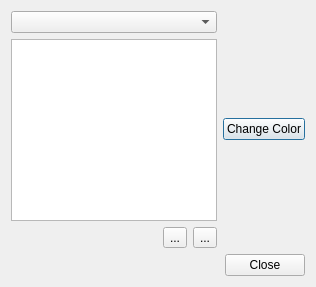
<?xml version="1.0" encoding="UTF-8"?>
<ui version="4.0">
 <class>ACMaterialEditor</class>
 <widget class="QDialog" name="ACMaterialEditor">
  <property name="geometry">
   <rect>
    <x>0</x>
    <y>0</y>
    <width>316</width>
    <height>287</height>
   </rect>
  </property>
  <property name="windowTitle">
   <string>Dialog</string>
  </property>
  <layout class="QVBoxLayout" name="verticalLayout_2">
   <item>
    <layout class="QHBoxLayout" name="horizontalLayout_2">
     <item>
      <layout class="QVBoxLayout" name="verticalLayout">
       <item>
        <widget class="QComboBox" name="materialCombo"/>
       </item>
       <item>
        <widget class="QListWidget" name="layerList"/>
       </item>
       <item>
        <layout class="QHBoxLayout" name="horizontalLayout">
         <item>
          <spacer name="horizontalSpacer">
           <property name="orientation">
            <enum>Qt::Horizontal</enum>
           </property>
           <property name="sizeHint" stdset="0">
            <size>
             <width>40</width>
             <height>20</height>
            </size>
           </property>
          </spacer>
         </item>
         <item>
          <widget class="QToolButton" name="addLayerButton">
           <property name="toolTip">
            <string>Add Layer</string>
           </property>
           <property name="text">
            <string>...</string>
           </property>
          </widget>
         </item>
         <item>
          <widget class="QToolButton" name="delLayerButton">
           <property name="toolTip">
            <string>Delete Layer</string>
           </property>
           <property name="text">
            <string>...</string>
           </property>
          </widget>
         </item>
        </layout>
       </item>
      </layout>
     </item>
     <item>
      <widget class="QPushButton" name="changeColor">
       <property name="text">
        <string>Change Color</string>
       </property>
      </widget>
     </item>
    </layout>
   </item>
   <item>
    <widget class="QDialogButtonBox" name="buttonBox">
     <property name="orientation">
      <enum>Qt::Horizontal</enum>
     </property>
     <property name="standardButtons">
      <set>QDialogButtonBox::Close</set>
     </property>
    </widget>
   </item>
  </layout>
 </widget>
 <resources/>
 <connections>
  <connection>
   <sender>buttonBox</sender>
   <signal>accepted()</signal>
   <receiver>ACMaterialEditor</receiver>
   <slot>accept()</slot>
   <hints>
    <hint type="sourcelabel">
     <x>248</x>
     <y>254</y>
    </hint>
    <hint type="destinationlabel">
     <x>157</x>
     <y>274</y>
    </hint>
   </hints>
  </connection>
  <connection>
   <sender>buttonBox</sender>
   <signal>rejected()</signal>
   <receiver>ACMaterialEditor</receiver>
   <slot>reject()</slot>
   <hints>
    <hint type="sourcelabel">
     <x>316</x>
     <y>260</y>
    </hint>
    <hint type="destinationlabel">
     <x>286</x>
     <y>274</y>
    </hint>
   </hints>
  </connection>
 </connections>
</ui>
